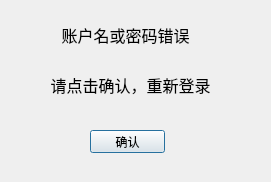
<?xml version="1.0" encoding="UTF-8"?>
<ui version="4.0">
 <class>wrong</class>
 <widget class="QDialog" name="wrong">
  <property name="geometry">
   <rect>
    <x>0</x>
    <y>0</y>
    <width>271</width>
    <height>182</height>
   </rect>
  </property>
  <property name="windowTitle">
   <string>Dialog</string>
  </property>
  <widget class="QLabel" name="label">
   <property name="geometry">
    <rect>
     <x>50</x>
     <y>10</y>
     <width>151</width>
     <height>51</height>
    </rect>
   </property>
   <property name="text">
    <string>&lt;html&gt;&lt;head/&gt;&lt;body&gt;&lt;p align=&quot;center&quot;&gt;&lt;span style=&quot; font-size:12pt;&quot;&gt;账户名或密码错误&lt;/span&gt;&lt;/p&gt;&lt;/body&gt;&lt;/html&gt;</string>
   </property>
  </widget>
  <widget class="QLabel" name="label_2">
   <property name="geometry">
    <rect>
     <x>50</x>
     <y>50</y>
     <width>161</width>
     <height>71</height>
    </rect>
   </property>
   <property name="text">
    <string>&lt;html&gt;&lt;head/&gt;&lt;body&gt;&lt;p align=&quot;center&quot;&gt;&lt;span style=&quot; font-size:12pt;&quot;&gt;请点击确认，重新登录&lt;/span&gt;&lt;/p&gt;&lt;/body&gt;&lt;/html&gt;</string>
   </property>
  </widget>
  <widget class="QPushButton" name="pushButton">
   <property name="geometry">
    <rect>
     <x>90</x>
     <y>130</y>
     <width>75</width>
     <height>23</height>
    </rect>
   </property>
   <property name="text">
    <string>确认</string>
   </property>
  </widget>
  <widget class="QFrame" name="frame">
   <property name="geometry">
    <rect>
     <x>-10</x>
     <y>-10</y>
     <width>301</width>
     <height>211</height>
    </rect>
   </property>
   <property name="styleSheet">
    <string notr="true">border-image: url(:/byyin/背景.jpg);</string>
   </property>
   <property name="frameShape">
    <enum>QFrame::StyledPanel</enum>
   </property>
   <property name="frameShadow">
    <enum>QFrame::Raised</enum>
   </property>
  </widget>
  <zorder>frame</zorder>
  <zorder>label</zorder>
  <zorder>label_2</zorder>
  <zorder>pushButton</zorder>
 </widget>
 <resources/>
 <connections/>
</ui>
